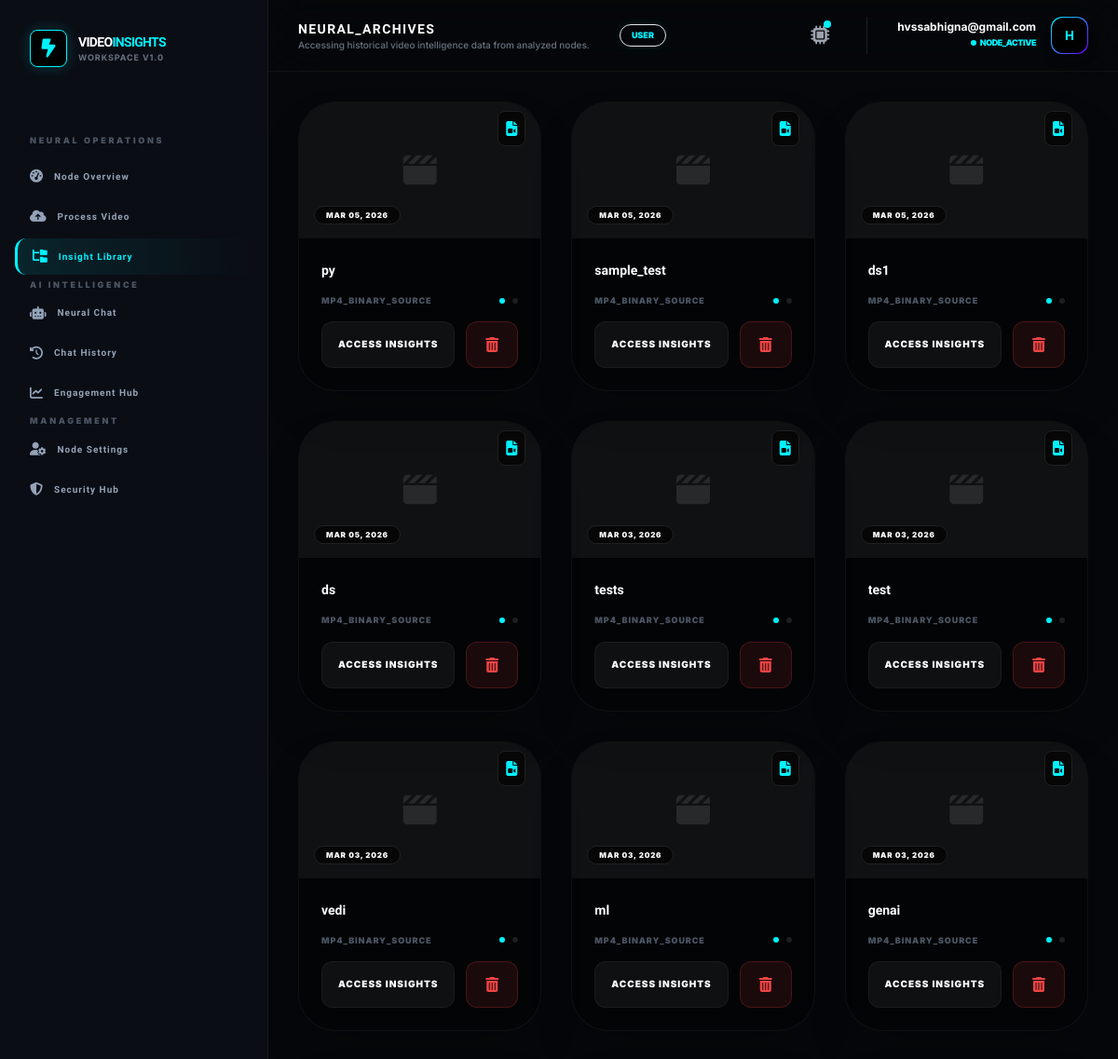
Before: /portal/library/ (signed in, upper part) with the older database file.
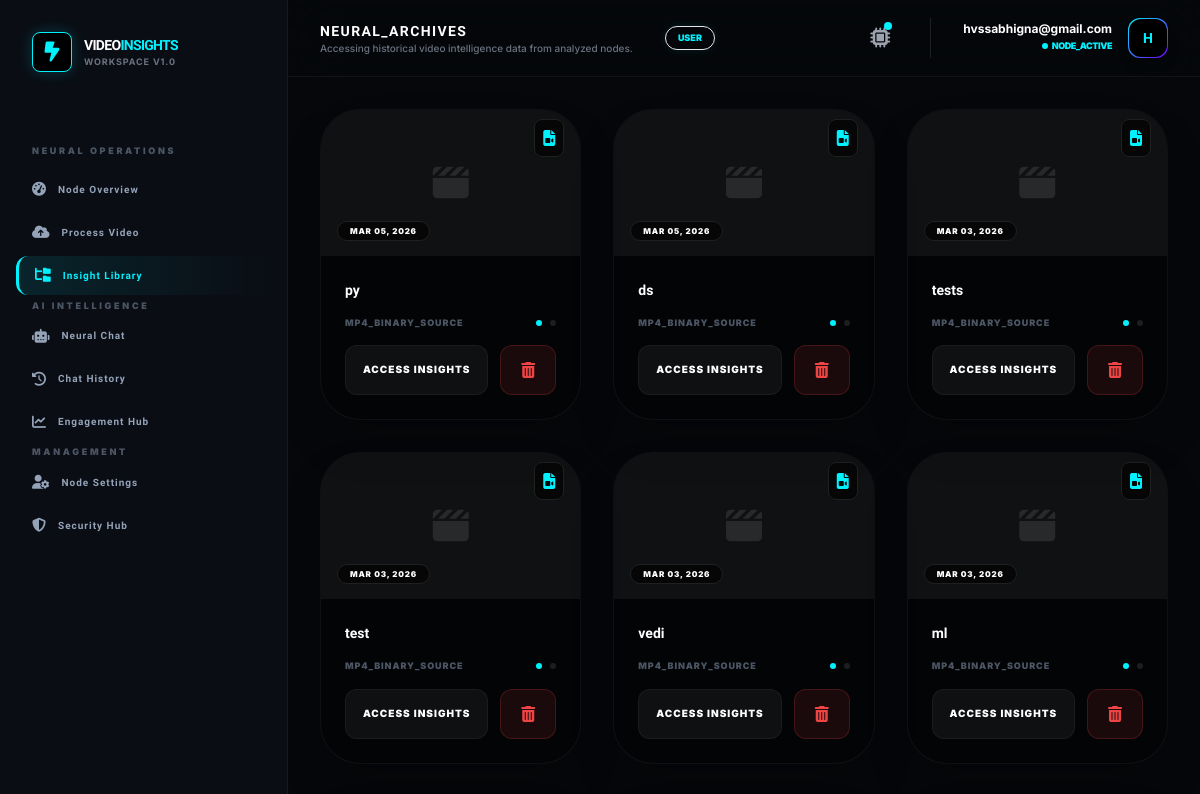
After: the same page with the newer database file.
### videos/models.py (models this page shows)
class VideoAnalysis(models.Model):
    user = models.ForeignKey(settings.AUTH_USER_MODEL, on_delete=models.CASCADE)
    title = models.CharField(max_length=255)
    video_file = models.FileField(upload_to='videos/', null=True, blank=True) # Binary Node
    youtube_url = models.URLField(null=True, blank=True) # Stream Node
    transcript = models.TextField(null=True, blank=True) # Speech-to-Text Node
    summary = models.TextField(null=True, blank=True)
    keywords = models.JSONField(default=list) # NLP Topic Node
    engagement_data = models.JSONField(default=list, null=True, blank=True)
    objects_detected = models.JSONField(default=list) # Computer Vision Node
    key_moments = models.JSONField(default=list, blank=True)
    activity_type = models.CharField(max_length=100, default="General Analysis")
    created_at = models.DateTimeField(auto_now_add=True)
    ai_processed = models.BooleanField(default=False)
    ai_failed = models.BooleanField(default=False)

### videos/views.py (the view)
# urls.py: path('library/', views.video_list, name='video_list'),
@login_required
def video_list(request):
    if hasattr(request.user, 'role') and request.user.role == 'admin':
        videos = VideoAnalysis.objects.all().order_by('-created_at')
    else:
        videos = VideoAnalysis.objects.filter(user=request.user).order_by('-created_at')
    return render(request, 'videos/library.html', {'videos': videos})

### templates/videos/library.html (shortened to what this page needs)
{% extends "base2.html" %}
{% block page_title %}NEURAL_ARCHIVES{% endblock %}
{% block page_subtitle %}Accessing historical video intelligence data from analyzed nodes.{% endblock %}
{% block content %}
<div class="grid grid-cols-1 md:grid-cols-2 lg:grid-cols-3 gap-8 animate-fade-in">
    {% for video in videos %}
    <div class="bg-black/40 border border-white/5 rounded-[2.5rem] overflow-hidden group hover:border-[var(--accent-cyan)]/30 transition-all shadow-2xl">
        <div class="aspect-video bg-white/5 flex items-center justify-center relative">
            <i class="fa fa-clapperboard text-4xl text-white/10 group-hover:text-[var(--accent-cyan)]/20 transition-all"></i>
            <div class="absolute top-4 right-4">
                {% if video.video_file %}
                    <span class="bg-black/60 backdrop-blur-md p-2 rounded-lg border border-white/10 text-[var(--accent-cyan)]">
                        <i class="fa fa-file-video"></i>
                    </span>
                {% else %}
                    <span class="bg-black/60 backdrop-blur-md p-2 rounded-lg border border-white/10 text-red-500">
                        <i class="fa fa-youtube"></i>
                    </span>
                {% endif %}
            </div>
            <div class="absolute bottom-4 left-4">
                <span class="bg-black/60 backdrop-blur-md text-[8px] font-black text-white px-3 py-1 rounded-full uppercase tracking-widest border border-white/10">
                    {{ video.created_at|date:"M d, Y" }}
                </span>
            </div>
        </div>
        <div class="p-6 space-y-4">
            <h3 class="orbitron text-sm font-black text-white truncate">{{ video.title }}</h3>
            <div class="flex items-center justify-between">
                <p class="text-[9px] font-black text-gray-600 uppercase tracking-widest">
                    {% if video.video_file %}MP4_BINARY_SOURCE{% else %}EXTERNAL_STREAM{% endif %}
                </p>
                <div class="flex gap-2">
                    <span class="w-1.5 h-1.5 rounded-full bg-[var(--accent-cyan)] animate-pulse"></span>
                    <span class="w-1.5 h-1.5 rounded-full bg-white/10"></span>
                </div>
            </div>
            <div class="flex gap-3 mt-4">
                <a href="{% url 'video_insight_detail' video.pk %}"
                   onclick="showNeuralLoader('{{ video.title }}')"
                   class="flex-1 py-4 rounded-xl bg-white/5 border border-white/5 text-center text-[10px] font-black text-white uppercase tracking-widest hover:bg-[var(--accent-cyan)] hover:text-black hover:shadow-[0_0_15px_var(--accent-cyan)] transition-all">
                    Access Insights
                </a>
                <button onclick="confirmPurge('{{ video.pk }}', '{{ video.title }}')"
                        class="px-5 py-3 rounded-xl bg-red-500/10 border border-red-500/20 text-red-500 hover:bg-red-500 hover:text-white transition-all">
                    <i class="fa fa-trash-can"></i>
                </button>
            </div>
        </div>
    </div>
    {% endfor %}
</div>
{% endblock %}

Changed rows visible on the page:
removed VideoAnalysis: created_at "MAR 05, 2026", title "sample_test", shows "MP4_BINARY_SOURCE"
removed VideoAnalysis: created_at "MAR 05, 2026", title "ds1", shows "MP4_BINARY_SOURCE"
no longer on this page (row unchanged): VideoAnalysis: created_at "MAR 03, 2026", title "genai", shows "MP4_BINARY_SOURCE"
